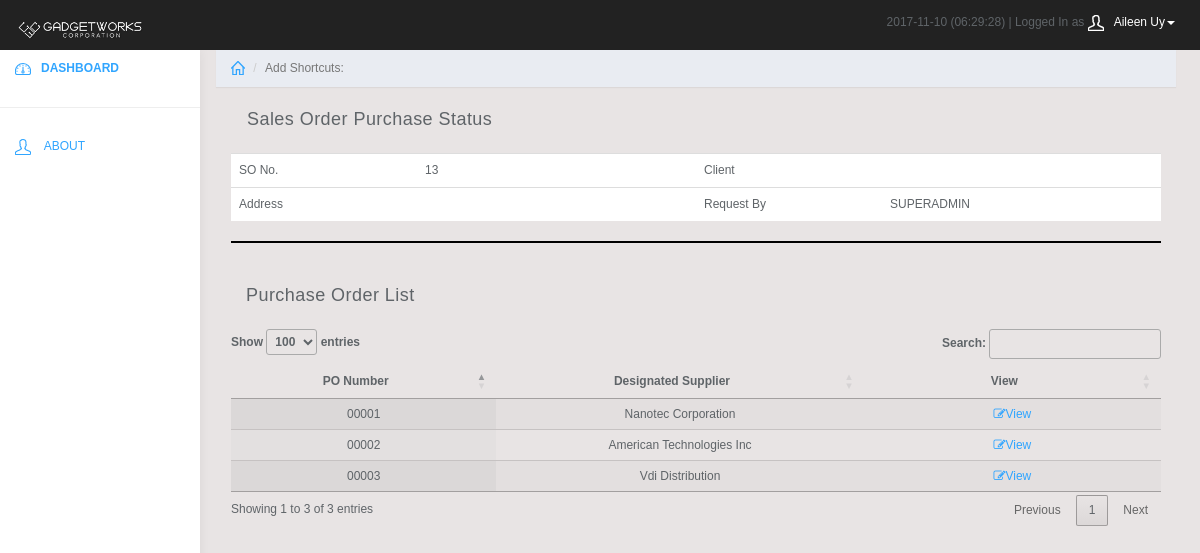
/branch/purchaseorder_details.php?id=13&action=view (signed in), run on the app's committed database.
### tables this page shows
CREATE TABLE `entity` (
  `ID` int(11) NOT NULL AUTO_INCREMENT,
  `Name` varchar(120) NOT NULL,
  `Address` varchar(225) NOT NULL,
  `Phone` varchar(120) NOT NULL,
  `Birthdate` datetime NOT NULL,
  `Username` varchar(120) NOT NULL,
  `Password` varchar(45) NOT NULL,
  `Level` int(11) NOT NULL,
  `Type` int(11) NOT NULL,
  `Mark` int(11) NOT NULL,
  PRIMARY KEY (`ID`)
);

CREATE TABLE `sales_head` (
  `ID` int(11) NOT NULL AUTO_INCREMENT,
  `Reference` bigint(22) NOT NULL DEFAULT '0',
  `Source` int(11) NOT NULL DEFAULT '0',
  `Destination` int(11) NOT NULL DEFAULT '0',
  `Comment` varchar(45) NOT NULL DEFAULT '',
  `Date` datetime NOT NULL DEFAULT '0000-00-00 00:00:00',
  `Mark` int(11) NOT NULL DEFAULT '0',
  `Creator` int(11) NOT NULL DEFAULT '0',
  `Type` int(11) NOT NULL DEFAULT '0',
  `DeliveryDate` datetime NOT NULL DEFAULT '0000-00-00 00:00:00',
  `TermID` int(11) NOT NULL DEFAULT '1',
  `ContactID` int(11) NOT NULL DEFAULT '1',
  `Approved` int(1) NOT NULL DEFAULT '0',
  `ManagerApproval` int(11) NOT NULL DEFAULT '0',
  `SecondaryApproval` int(11) NOT NULL DEFAULT '0',
  `DeliveryCharge` decimal(10,2) NOT NULL DEFAULT '0.00',
  `BDF` decimal(10,2) NOT NULL DEFAULT '0.00',
  `AccountingApproval` int(11) NOT NULL DEFAULT '0',
  `Status` int(11) NOT NULL DEFAULT '0',
  PRIMARY KEY (`ID`)
);

CREATE TABLE `purchase_head` (
  `ID` int(11) NOT NULL AUTO_INCREMENT,
  `SalesOrderID` int(11) NOT NULL DEFAULT '0',
  `Source` int(11) NOT NULL DEFAULT '0',
  `Destination` int(11) NOT NULL DEFAULT '0',
  `Date` datetime NOT NULL DEFAULT '0000-00-00 00:00:00',
  `Mark` int(11) NOT NULL DEFAULT '0',
  `Creator` int(11) NOT NULL DEFAULT '0',
  `Type` int(11) NOT NULL DEFAULT '0',
  `DeliveryDate` datetime NOT NULL DEFAULT '0000-00-00 00:00:00',
  `TermID` int(11) NOT NULL DEFAULT '0',
  `ContactID` int(11) NOT NULL DEFAULT '0',
  `Status` int(2) NOT NULL DEFAULT '0',
  PRIMARY KEY (`ID`)
);

CREATE TABLE `supplier` (
  `ID` int(11) NOT NULL AUTO_INCREMENT,
  `Name` varchar(120) NOT NULL,
  `Address` varchar(225) NOT NULL,
  `Phone` varchar(120) NOT NULL,
  `Birthdate` datetime DEFAULT '0000-00-00 00:00:00',
  `Username` varchar(120) NOT NULL,
  `Password` varchar(45) NOT NULL,
  `Level` int(11) NOT NULL,
  `Type` int(11) NOT NULL,
  `Mark` int(11) NOT NULL,
  `Tin` varchar(45) DEFAULT NULL,
  `VatMode` int(11) NOT NULL DEFAULT '1',
  PRIMARY KEY (`ID`)
);

### branch/purchaseorder_details.php (the view, shortened to what this page needs)
<html>
	<?php require_once("../resource/sections/branch_header.php"); ?>
	<body>
		<?php
			require_once("../resource/sections/branch_banner.php");
			require_once("../resource/sections/branch_menu.php");
		?>
		<link rel="stylesheet" type="text/css" href="https://cdn.datatables.net/1.10.11/css/jquery.dataTables.min.css"/>
		<link rel="stylesheet" type="text/css" href="https://cdn.datatables.net/responsive/2.0.2/css/responsive.dataTables.min.css"/>
		<div class="col-sm-9 col-sm-offset-3 col-lg-10 col-lg-offset-2 main">
		<?php require_once("../resource/sections/branch_shortcuts.php"); ?>
			<div>
				<div class="row" style="margin-left:1px;">
					<div class="panel-heading">Sales Order Purchase Status</div>
				</div>
				<table class="table" style="width:100%;font-size:12px">
					<?php
						require_once("../resource/database/hive.php");
						$id = $_GET['id'];
						$check = mysqli_query($mysqli, "SELECT * FROM `sales_head` WHERE `ID` = '$id' AND `Mark` >= 0");
						if($check AND mysqli_num_rows($check) == 1)
						{
							$transaction = $check->fetch_assoc();
							$id = $transaction['ID'];
							$creatorID = $transaction['Creator'];
							$creator = mysqli_query($mysqli, "SELECT Name FROM entity WHERE ID = '$creatorID'");
							$creator = mysqli_fetch_row($creator);
							$destination_ID = $transaction['Destination'];
							$destination_query = mysqli_query($mysqli, "SELECT * FROM `entity` WHERE `ID` = '$destination_ID'");
							$destination = $destination_query->fetch_assoc();
						}
						else
						{
							header("location:index.php");
							ob_start();
						}
					?>
					<tr><td style="width:20%">SO No.</td><td style="width:30%"><?php echo $id; ?></td>
					<td style="width:20%">Client</td><td style="width:30%"><?php echo $destination["Name"]; ?></td></tr>
					<tr><td style="width:20%">Address</td><td style="width:30%"><?php echo $destination["Address"]; ?></td><td style="width:20%">Request By</td><td style="width:30%"><?php echo $creator[0]; ?></tr>
				</table>
				<hr style="border-top: 2px solid black;">
				<div class="panel-heading">Purchase Order List</div>
				<div class="table-wrapper">
			        	<table id="patients3" class="display responsive nowrap selecttable" cellspacing="0" width="100%">
						<?php
							$stringSQL = "SELECT
											    PH.`ID`, S.`Name`
											FROM
											    `purchase_head` AS PH
											        LEFT JOIN
											    `supplier` AS S ON S.`ID` = PH.`Destination`
											WHERE
											    PH.`SalesOrderID` = '$id';";
							$result = mysqli_query($mysqli, $stringSQL);
							echo '<thead>';
							echo '<tr style="text-align:center;font-weight:bold;">';
							echo '<th style="width:8%;text-align:center;" data-priority="1">PO Number</th>';
							echo '<th style="width:10%;text-align:center;" data-priority="3">Designated Supplier</th>';
							echo '<th style="width:10%;text-align:center;" data-priority="9">View</th>';
							echo '</tr></thead><tbody>';
							for($i=0; $i < mysqli_num_rows($result); $i++)
							{
								$result->data_seek($i);
				    				$row = $result->fetch_row();
			    					echo '<tr style="text-align:center;">';
									echo '<td>'.sprintf('%05d', $row[0]).'</td>';
									echo '<td>'.ucwords(strtolower($row[1])).'</td>';
									echo '<td><a href="pdf-order.php?id='.$row[0].'&action=view" target="_blank" target="_self"><i class="fa fa-pencil-square-o" aria-hidden="true"></i>View</a>';
									echo '</tr>';
							}
						?>
						</tbody>
					</table>
				</div>
			</div>
		</div>
	</body>
</html>

### resource/sections/branch_banner.php (shortened to what this page needs)
<nav class="navbar navbar-inverse navbar-fixed-top" role="navigation">
		<div class="container-fluid">
			<div class="navbar-header">
				<a class="navbar-brand" href="index.php"><img src="/resource/images/gwbannerlogo2.png" height="30" alt="Banner Image"/></a>
				<ul class="user-menu">
					<li class="dropdown pull-right">
						<?php
							require_once("../resource/database/hive.php");
							$date_today = date("Y-m-d");
							$userID = $_SESSION['id'];
							$myname = mysqli_query($mysqli, "SELECT `Name` FROM `entity` WHERE `ID` = '$userID'");
							$myname = mysqli_fetch_row($myname);
							$userName = $myname[0];
							echo $date_today.' (<span id="clock"><script type="text/javascript">startclock();</script></span>) | Logged In as <a href="#" class="dropdown-toggle" data-toggle="dropdown"><svg class="glyph stroked male-user"><use xlink:href="#stroked-male-user"></use></svg>'.$userName.'<span class="caret"></span></a>
						<ul class="dropdown-menu" role="menu">
							<li><a href="#"><svg class="glyph stroked male-user"><use xlink:href="#stroked-male-user"></use></svg> Profile</a></li>
							<li><a href="about_profile.php"><svg class="glyph stroked gear"><use xlink:href="#stroked-gear"></use></svg> Settings</a></li>
							<li><a href="logout.php"><svg class="glyph stroked cancel"><use xlink:href="#stroked-cancel"></use></svg> Logout</a></li>
						</ul>';
						?>
					</li>
				</ul>
			</div>
		</div>
	</nav>

### branch/css/styles.css (style rules this page uses)
body { background: #f1f4f7; padding-top: 50px; color: #5f6468; }
a, a:hover, a:focus { color: #30a5ff; }
.navbar-header .navbar-brand { color: #fff; font-size: 16px; text-transform: uppercase; font-weight: 500; letter-spacing: 2px; }
.panel-heading { font-size: 18px; font-weight: 300; letter-spacing: 0.025em; height: 66px; line-height: 45px; }
.navbar { border: 0; }
.user-menu { display: inline-block; margin-top: 14px; margin-right: 10px; float: right; list-style: none; padding: 0; }
.user-menu a { color: #fff; }
@media (min-width: 768px) { .navbar-header { width: 100%; } }
.table { background: #fff; }
.sidebar .glyph, .user-menu .glyph { height: 16px; width: 16px; margin: 0 10px 0 0; stroke-width: 3px; }
.user-menu .glyph { stroke-width: 4px; }

### resource/graphics/css/clinic_standard.css (style rules this page uses)
body { background:#E8E4E4; margin: 0px 2% 0px 2%; font-family: helvetica; font-size:12px; }
.table-wrapper { width:100%; font-size:12px; }
.selecttable { font-size:12px; margin-top:15px; }

### data on the page
entity: Name "Aileen Uy"
sales_head: ID "13"
entity: Name "SUPERADMIN"
purchase_head: ID "00001", supplier.Name "Nanotec Corporation"
purchase_head: ID "00002", supplier.Name "American Technologies Inc"
purchase_head: ID "00003", supplier.Name "Vdi Distribution"
